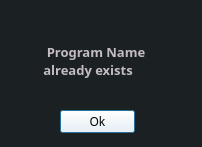
<?xml version="1.0" encoding="UTF-8"?>
<ui version="4.0">
 <class>dlgProgramError3</class>
 <widget class="QDialog" name="dlgProgramError3">
  <property name="geometry">
   <rect>
    <x>0</x>
    <y>0</y>
    <width>202</width>
    <height>147</height>
   </rect>
  </property>
  <property name="minimumSize">
   <size>
    <width>202</width>
    <height>147</height>
   </size>
  </property>
  <property name="maximumSize">
   <size>
    <width>202</width>
    <height>147</height>
   </size>
  </property>
  <property name="windowTitle">
   <string>Error</string>
  </property>
  <property name="styleSheet">
   <string notr="true">background: #1b2023;</string>
  </property>
  <widget class="QLabel" name="txtProgramError3">
   <property name="geometry">
    <rect>
     <x>40</x>
     <y>20</y>
     <width>131</width>
     <height>81</height>
    </rect>
   </property>
   <property name="font">
    <font>
     <family>JetBrains Mono</family>
     <pointsize>10</pointsize>
     <weight>75</weight>
     <bold>true</bold>
    </font>
   </property>
   <property name="styleSheet">
    <string notr="true">color: #c3bcc2;</string>
   </property>
   <property name="text">
    <string>  Program Name 
 already exists</string>
   </property>
  </widget>
  <widget class="QPushButton" name="btnDlgProgramError3">
   <property name="geometry">
    <rect>
     <x>60</x>
     <y>110</y>
     <width>75</width>
     <height>23</height>
    </rect>
   </property>
   <property name="font">
    <font>
     <family>JetBrains Mono</family>
     <pointsize>9</pointsize>
    </font>
   </property>
   <property name="styleSheet">
    <string notr="true">background: white;
</string>
   </property>
   <property name="text">
    <string>Ok</string>
   </property>
  </widget>
 </widget>
 <resources/>
 <connections/>
</ui>
